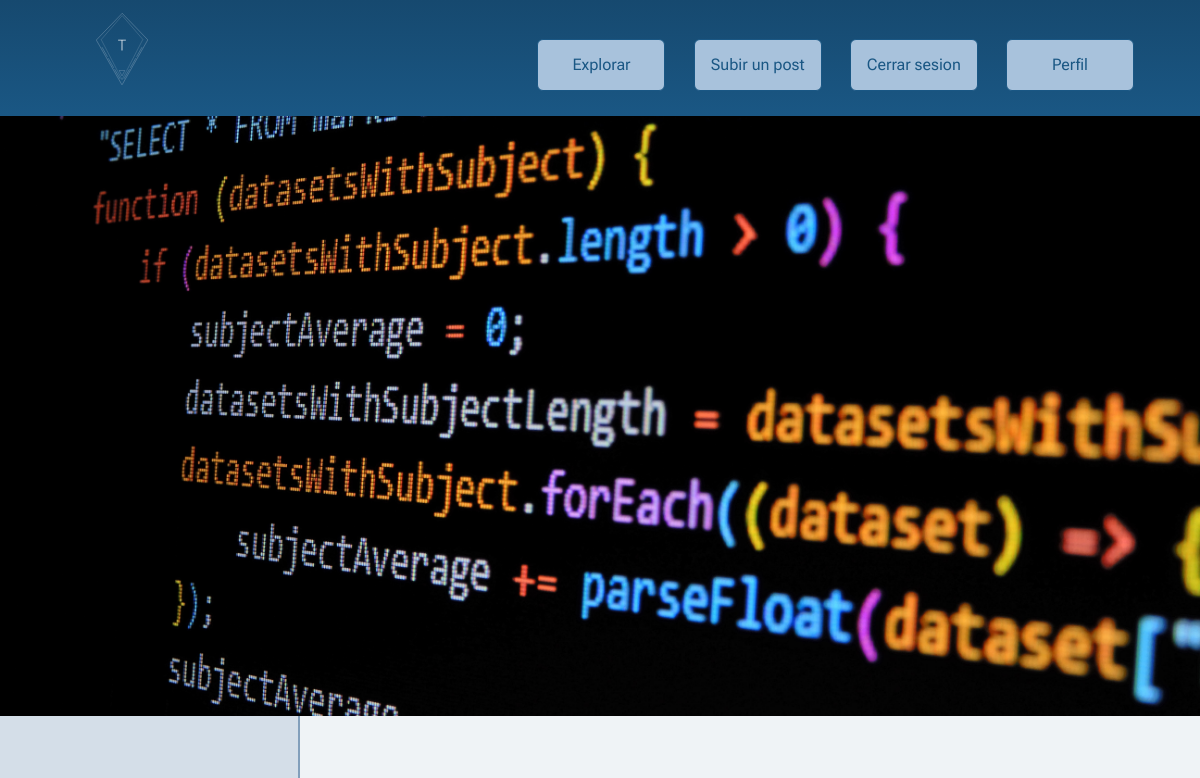
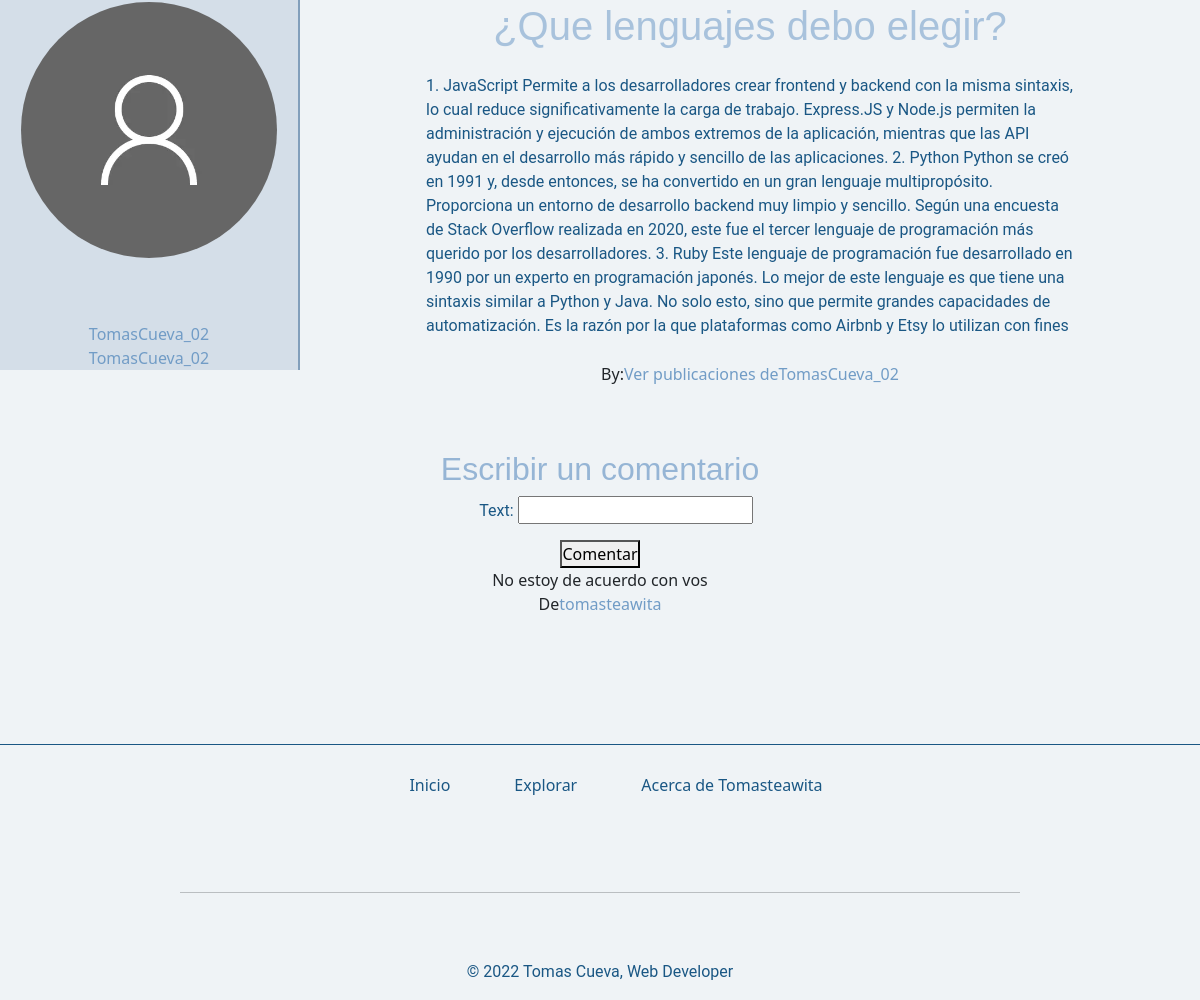
Screenshot of /detailPost/2 with the database file from the repository (2 pictures, top to bottom).
### blog/models.py (models this page shows)
class Post(models.Model):
    title = models.CharField(max_length=75)
    description = models.CharField(max_length=256)
    text = models.TextField(max_length=1040)
    image = models.ImageField(upload_to='image',null=True,blank=True)
    user = models.ForeignKey(User, on_delete=models.CASCADE,null=True,blank=True)
    category = models.ForeignKey(Category, on_delete=models.CASCADE,null=True,blank=True)
    date = models.DateTimeField(null=True)
    def __str__(self):
        return f'Post: {self.title}'

class Comentario(models.Model):
    text = models.CharField(max_length=256)
    user = models.ForeignKey(User, on_delete=models.CASCADE,null=True,blank=True)
    post = models.ForeignKey(Post, on_delete=models.CASCADE,null=True,blank=True)

### blog/views.py (the view)
# urls.py: path('detailPost/<int:post_id>',detail_post,name="DetailPost"),
def detail_post(request,post_id):
    post = Post.objects.get(id=post_id)
    context = {'post':post}
    try:
        avatar = Avatar.objects.get(user_id=post.user.id)
        context['avatar'] = avatar
    except:
        pass
    try:
        coments = Comentario.objects.filter(post_id=post_id)
        context['coments'] = coments
    except:
        pass
    if request.method == 'POST':
        coment_form = ComentForm(request.POST)
        coment_form.user = request.user.pk
        coment_form.post = post_id
        if coment_form.is_valid():
            coment_form_clean = coment_form.cleaned_data
            coment_clean = Comentario(text= coment_form_clean['text'],user = request.user,post =post)
            coment_clean.save()
    else:
        coment_form = ComentForm(initial={'user':request.user.pk,'post':post_id})
        context['form'] = coment_form
    return render(request, 'detailPost.html',context = context)

### blog/forms.py
class ComentForm(forms.Form):
    text = forms.CharField(max_length=256)
    user = forms.ModelChoiceField(queryset=User.objects.all())
    post = forms.ModelChoiceField(queryset=Post.objects.all())

### blog/templates/detailPost.html (shortened to what this page needs)
{% extends 'main.html' %}
{% load static %}
{% block main %}
<main class="detailPost">
    <section>
        <img src="{{post.image.url}}" alt="">
    </section>
    <section>
        <aside class="user-detail-card">
        {% if avatar%}
            <img src="{{avatar.perfil_image.url}}" alt="">
        {% else %}
            <img src="{% static 'sources/images/perfil_image-_predeterm.webp'%}" alt="">
        {% endif %}
            <div>
                <a href="{% url 'DetailUser' post.user.id%}">{{post.user.username}}</a>
            </div>
            <a href="{% url 'DetailUser' post.user.id%}">{{post.user.username}}</a>
        </aside>
        <article>
            <h1>{{post.description}}</h1>
            <p>{{post.text}}</p>
            <nav>
                <span>By:</span><a href="{% url 'DetailUser' post.user.id%}"><span>Ver publicaciones de</span>{{post.user.username}} </a>
            </nav>
        </article>
    </section>
    <section class="form-coments">
        <h2>Escribir un comentario</h2>
        <form method="post"> {% csrf_token %}
            <ul>
                {{form.as_ul}}
            </ul>
            <button type="submit">
                Comentar
            </button>
        </form>
        <article>
            {% if coments %}
                {% for coment in coments %}
                    <div>
                        {{coment.text}}
                        <nav>
                            <span>De</span><a href="{% url 'DetailUser' coment.user.id%}">{{coment.user.username}}</a>
                        </nav>
                </div>
                {% endfor %}
            {% else %}
            <strong>No hay comentarios</strong>
            {% endif %}
        </article>
    </section>
</main>
{% endblock  %}

### tomasteawita/static/css/style.css (style rules this page uses)
*, *:before, *:after { box-sizing: border-box; margin: 0; padding: 0; }
body { background-color: #eff3f6; }
a, strong { text-decoration: none; color: #719cc6; }
main { z-index: 10; }
p, label { color: #1A5784; font-family: "Roboto", "Quicksand", sans-serif; }
h1, h2, h3, h4, h5, h6 { font-family: Helvetica; }
h1 { color: #A8C2DC; }
h2 { color: #96b5d5; }
ul { list-style-type: none; }
.detailPost section:first-child img { width: 100%; height: 600px; object-fit: cover; }
.detailPost section:nth-child(2) { display: grid; grid-template-columns: 1fr 3fr; grid-template-rows: 1fr; justify-items: stretch; align-items: flex-start; text-align: center; }
.detailPost section:nth-child(2) article { text-align: center; width: 90%; margin: 64px auto; }
.detailPost section:nth-child(2) article p { text-align: start; width: 80%; margin: 24px auto; }
.detailPost .form-coments { text-align: center; }
.detailPost .form-coments form { text-align: center; }
.user-detail-card { text-align: center; background-color: #d4dee8; border-right: 2px solid #829fbb; width: 100%; }
.user-detail-card img { border-radius: 50%; height: 256px; width: 256px; margin: 64px auto; object-fit: cover; }

### rows the page displays
Post: image (picture), user.username "TomasCueva_02", description "¿Que lenguajes debo elegir?", text "1. JavaScript Permite a los desarrolladores crear frontend y backend con la misma sintaxis, lo cual reduce significativamente la carga de trabajo. Express.JS y Node.js permiten la administración y ejecución de ambos extremos de la aplicación, mientras que las API ayudan en el desarrollo más rápido y sencillo de las aplicaciones. 2. Python Python se creó en 1991 y, desde entonces, se ha convertido en un gran lenguaje multipropósito. Proporciona un entorno de desarrollo backend muy limpio y sencillo. Según una encuesta de Stack Overflow realizada en 2020, este fue el tercer lenguaje de programación más querido por los desarrolladores. 3. Ruby Este lenguaje de programación fue desarrollado en…"
Comentario: text "No estoy de acuerdo con vos", user.username "tomasteawita"
